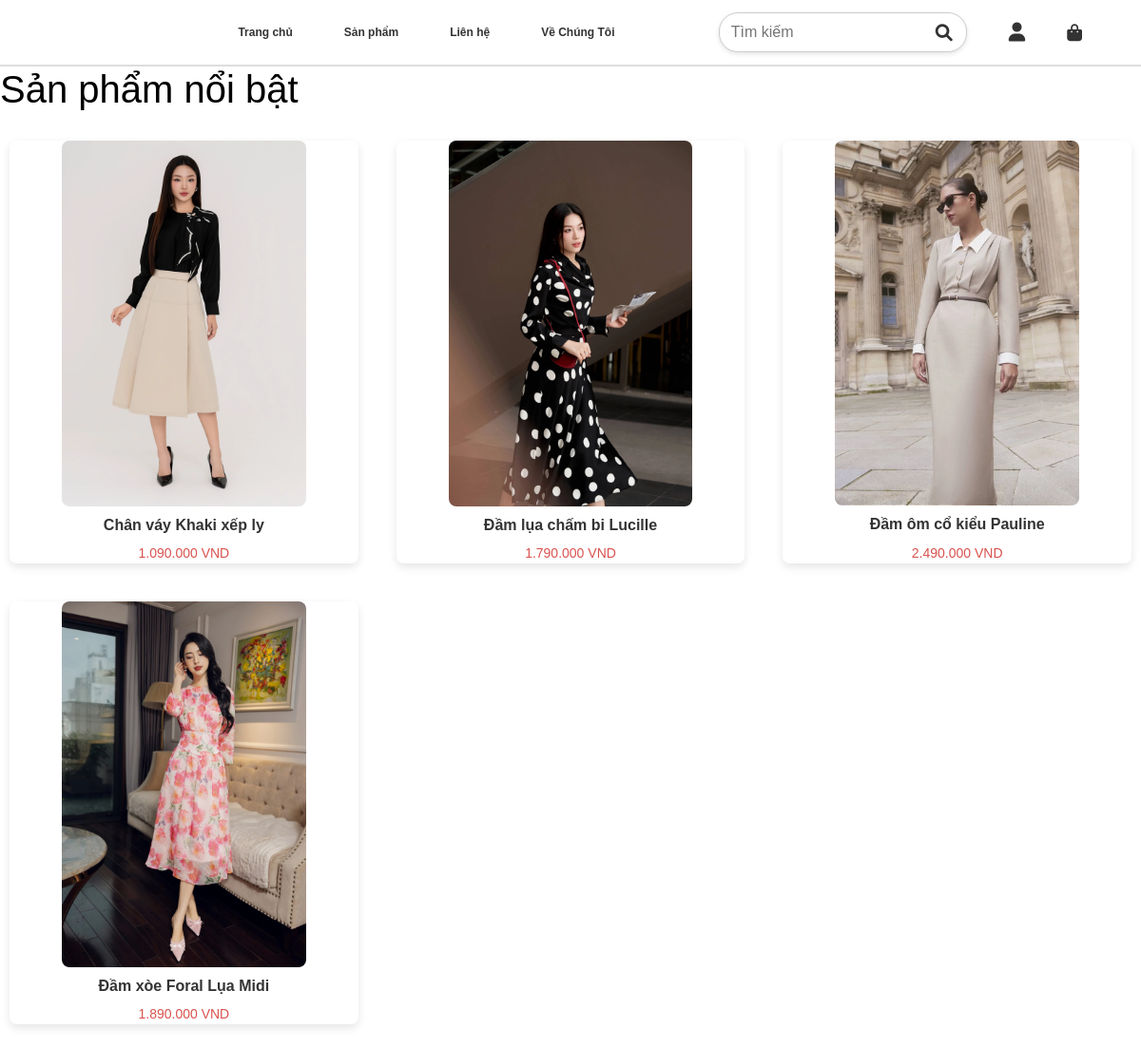
Screenshot of /khachhang/productremarkable.php with the database file from the repository.
### tables this page shows
CREATE TABLE `products` (
  `product_id` int(11) NOT NULL,
  `product_name` varchar(255) NOT NULL,
  `product_description` text DEFAULT NULL,
  `product_price` decimal(10,2) NOT NULL,
  `product_sale` int(11) NOT NULL,
  `product_quantity` int(11) NOT NULL,
  `product_image` varchar(255) DEFAULT NULL,
  `brand_id` int(11) DEFAULT NULL,
  `created_at` timestamp NOT NULL DEFAULT current_timestamp(),
  `updated_at` timestamp NOT NULL DEFAULT current_timestamp() ON UPDATE current_timestamp(),
  `product_color_image` varchar(255) DEFAULT NULL,
  `product_color_name` varchar(255) DEFAULT NULL,
  `remarkable` tinyint(1) DEFAULT 0,
  `price_sale` decimal(10,2) GENERATED ALWAYS AS (`product_price` - `product_price` * `product_sale` / 100) STORED,
  `product_size` int(11) NOT NULL
);

### khachhang/productremarkable.php (the view, shortened to what this page needs)
<?php
include 'header.php';
$query_products = "SELECT * FROM products WHERE remarkable = 1";
$result_products = $conn->query($query_products);
?>
<!DOCTYPE html>
<html>
<head>
    <link rel="stylesheet" href="styles1.css">
</head>
<body>
    <h1>Sản phẩm nổi bật</h1>
    <div class="product-list">
        <?php
        if ($result_products->num_rows > 0) {
            while ($row = $result_products->fetch_assoc()) {
        ?>
                <div class="product-item">
                    <a href="product.php?product_id=<?php echo $row['product_id']; ?>" style="text-decoration: none; color: inherit;">
                        <img src="../uploads/<?php echo htmlspecialchars($row['product_image']); ?>" alt="<?php echo htmlspecialchars($row['product_name']); ?>">
                        <h2><?php echo htmlspecialchars($row['product_name']); ?></h2>
                        <p><?php echo number_format($row['product_price'], 0, ',', '.') . " VND"; ?></p>
                    </a>
                </div>
        <?php
            }
        } else {
            echo '<p>Không có sản phẩm nổi bật nào.</p>';
        }
        ?>
    </div>
</body>
</html>

### styles1.css (style rules this page uses)
* { margin: 0; padding: 0; box-sizing: border-box; font-family: Arial, Helvetica, sans-serif; }
body { padding-top: 70px; }
a { text-decoration: none; color: black; }
.product-item { flex: 0 0 auto; margin: 10px; text-align: center; display: flex; }
.product-item img { max-width: 100%; height: auto; }

### styles_admin.css (style rules this page uses)
* { margin: 0; padding: 0; box-sizing: border-box; color: black; outline: none; }
a { text-decoration: none; }

### khachhang/productremarkable.php (style rules this page uses)
.product-list { display: grid; grid-template-columns: repeat(4, 1fr); gap: 20px; margin: 20px 0; }
.product-item { position: relative; overflow: hidden; border-radius: 8px; box-shadow: 0 4px 10px rgba(0, 0, 0, 0.1); transition: transform 0.3s ease, box-shadow 0.3s ease; }
.product-item img { width: 70%; height: auto; border-radius: 8px; transition: transform 0.3s ease; }
.product-item h2 { font-size: 16px; margin: 10px 0; color: #333; font-weight: 600; }
.product-item p { font-size: 14px; color: #d9534f; margin: 0; }
@media (max-width: 1200px) { .product-list { grid-template-columns: repeat(3, 1fr); } }

### rows the page displays
products: product_image (picture), product_name "Chân váy Khaki xếp ly", product_price "1.090.000"
products: product_image (picture), product_name "Đầm lụa chấm bi Lucille", product_price "1.790.000"
products: product_image (picture), product_name "Đầm ôm cổ kiểu Pauline", product_price "2.490.000"
products: product_image (picture), product_name "Đầm xòe Foral Lụa Midi", product_price "1.890.000"
